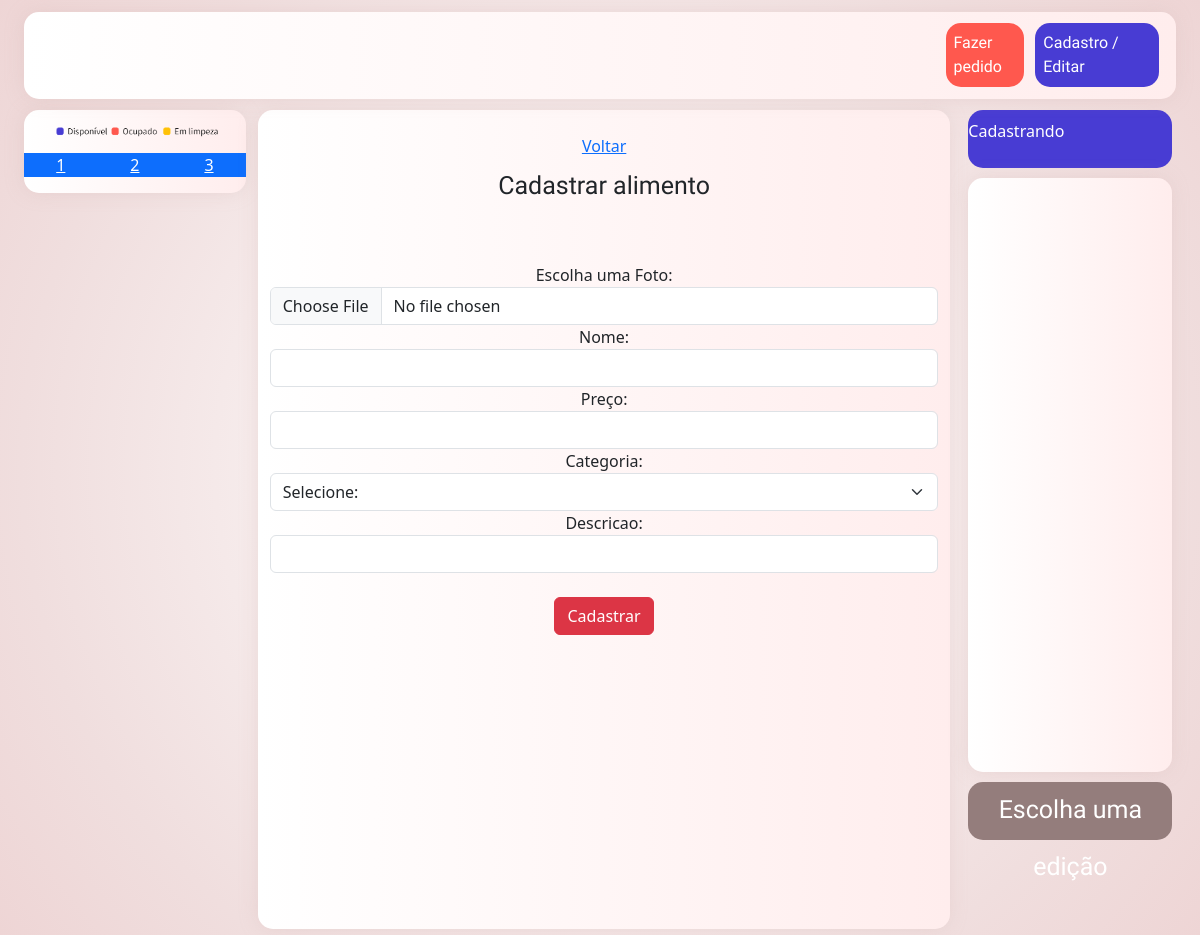
Screenshot of /back-end/cadastrar_comida.php with the database file from the repository.
### tables this page shows
CREATE TABLE `mesa` (
  `idMesa` int(11) NOT NULL,
  `idStatusMesa` int(11) NOT NULL
);

### back-end/cadastrar_comida.php (the view, shortened to what this page needs)
<?php
include_once("conexao.php");
?>
<!DOCTYPE html>
<html lang="en">
<head>
    <link href="https://cdn.jsdelivr.net/npm/bootstrap@5.3.0-alpha1/dist/css/bootstrap.min.css" rel="stylesheet">
    <link rel="stylesheet" href="css/style.css">
    <link rel="stylesheet" href="css/style_categoria.css">
</head>
<body>
    <div class="container-fluid containerPrincipal">
        <div class="row linha1 justify-content-center">
            <div class="col coluna-nav">
                <div class="botoes">
                    <a href="index.php" class="botao1">Fazer pedido</a>
                    <a href="cadastros.php" class="botao2">Cadastro / Editar</a>
                </div>
            </div>
        </div>
        <div class="row linha2">
            <div class="col-4 order-first interface1">
                <div class="row justify-content-around">
                    <div class="col-md-12 col_comanda">
                        <div class="row">
                            <div class="col">
                                <div class="imagem_legenda">
                                    <img src="image/Legenda.png" class="img-fluid ">
                                </div>
                            </div>
                        </div>
                        <div class="row justify-content-around">
                            <?php
                            $sql = "SELECT * FROM mesa ORDER BY idMesa";
                            $result = $conn->query($sql);
                            while ($row = mysqli_fetch_assoc($result)) {
                                $idStatusMesa = $row['idStatusMesa'];
                                if ($idStatusMesa == 1) {
                            ?>
                                    <?php
                                    if (!isset($idMesa)) {
                                    ?>
                                        <div class="col-md-4 text-center mb-3 bg-primary">
                                            <a class=" text-white" href="<?php echo 'index.php?id=' . $row['idMesa'] ?>"><?php echo $row['idMesa']; ?></a>
                                        </div>
                                    <?php
                                    } else {
                                    ?>
                                        <div class="col-md-4 text-center mb-3">
                                            <p class="bg-primary text-white"><?php echo $row['idMesa'] ?></p>
                                        </div>
                                    <?php
                                    }
                                    ?>
                                <?php
                                } else {
                                ?>
                                    <div class="col-md-4 text-center mb-3">
                                        <p class="bg-danger text-white"><?php echo $row['idMesa'] ?></p>
                                    </div>
                            <?php
                                }
                            }
                            ?>
                        </div>
                    </div>
                </div>
            </div>
            <div class="col-4 interface2">
                <div class="row justify-content-center text center mt-4 mb-5">
                    <div class="col-md-8">
                        <a href="cadastros.php">Voltar</a>
                        <div class="texto1 text-dark">Cadastrar alimento</div>
                    </div>
                </div>
                <div class="row mb-3">
                    <form action="" method="POST" enctype="multipart/form-data">
                        <label for="" class="text-dark">Escolha uma Foto:</label>
                        <input type="file" class="form-control">
                        <label for="" class="text-dark">Nome:</label>
                        <input type="text" class="form-control" name="nome">
                        <label for="" class="text-dark">Preço:</label>
                        <input type="text" class="form-control" name="preco">
                        <label for="" class="text-dark">Categoria:</label>
                        <select class="form-select" name="categoria">
                            <option value="" selected>Selecione:</option>
                        </select>
                        <label for="" class="text-dark">Descricao:</label>
                        <input type="text" class="form-control" name="desc">
                        <input type="submit" name="submit" class="btn btn-danger mt-4" value="Cadastrar">
                    </form>
                </div>
            </div>
            <div class="col-4 order-last interface3">
                <div class="tamanho_interface3">
                    <div class="col coluna1 d-flex align-items-center ">
                        <p class='text-ceNter'>Cadastrando</p>
                    </div>
                    <div class="col coluna2"></div>
                    <div class="col coluna4">Escolha uma edição</div>
                </div>
            </div>
        </div>
</body>
</html>

### back-end/css/style.css (style rules this page uses)
body { background: rgb(255, 255, 255); background: radial-gradient(circle, rgba(255, 255, 255, 1) 0%, rgba(240, 222, 222, 1) 76%, rgba(238, 213, 213, 1) 100%); background-size: contain; height: 100%; width: 100%; }
.botao1 { margin-top: auto; word-wrap: break-word; width: 7%; text-decoration: none; margin-bottom: auto; height: 100%; font-family: 'Lexend', sans-serif; background-color: #FF584E; color: #fff; border-radius: 15px; padding: 0.7%; border: none; }
.botao2 { margin-top: auto; text-decoration: none; margin-bottom: auto; color: #fff; border: none; background-color: #483CD3; word-wrap: break-word; height: 100%; width: 11%; padding: 0.7%; border-radius: 15px; font-family: 'Lexend', sans-serif; margin-left: 1%; }
.botoes { display: flex; justify-content: end; margin-right: 0.5%; }
.coluna-nav { z-index: 1; padding: 1%; background: rgb(255, 255, 255); background: linear-gradient(90deg, rgba(255, 255, 255, 1) 0%, rgba(255, 237, 237, 1) 100%); color: #fff; justify-content: 'right'; height: 100%; border-radius: 15px; -webkit-box-shadow: -1px 0px 20px -3px rgba(205, 171, 168, 0.35); -moz-box-shadow: -1px 0px 20px -3px rgba(205, 171, 168, 0.35); box-shadow: -1px 0px 20px -3px rgba(205, 171, 168, 0.35); }
.linha1 { margin: 1%; width: auto; height: auto; }
.linha2 { margin-left: 1%; width: 99.5%; height: 825px; word-wrap: break-word; }
.containerPrincipal { height: 100%; width: 100%; }
.interface1 { width: 19%; height: 100%; align-items: 'center'; margin-right: 1%; }
.interface2 { background: rgb(255, 255, 255); background: linear-gradient(90deg, rgba(255, 255, 255, 1) 0%, rgba(255, 237, 237, 1) 100%); padding-bottom: 5.3%; margin-right: 0.5%; color: #fff; height: 99.2%; text-align: center; width: 59.2%; border-radius: 15px; -webkit-box-shadow: -1px 0px 20px -3px rgba(205, 171, 168, 0.35); -moz-box-shadow: -1px 0px 20px -3px rgba(205, 171, 168, 0.35); box-shadow: -1px 0px 20px -3px rgba(205, 171, 168, 0.35); }
.interface3 { color: #fff; width: 19.5%; height: 100%; }
.tamanho_interface3 { height: 100%; width: 100%; }
.coluna1 { background-color: #947D7C; color: #fff; width: 100%; height: 7%; border-radius: 15px; margin-bottom: 5%; }
.coluna2 { background: rgb(255, 255, 255); background: linear-gradient(90deg, rgba(255, 255, 255, 1) 0%, rgba(255, 237, 237, 1) 100%); color: #947D7C; font-family: 'Lexend', sans-serif; text-align: center; line-height: 500%; width: 100%; height: 72%; border-radius: 15px; -webkit-box-shadow: -1px 0px 20px -3px rgba(205, 171, 168, 0.35); -moz-box-shadow: -1px 0px 20px -3px rgba(205, 171, 168, 0.35); box-shadow: -1px 0px 20px -3px rgba(205, 171, 168, 0.35); margin-bottom: 5%; }
.coluna4 { color: #fff; width: 100%; height: 7%; border-radius: 15px; align-items: center; font-family: 'Lexend', sans-serif; background-color: #947D7C; font-size: 25px; text-align: center; line-height: 225%; }
.col_comanda { background: rgb(255, 255, 255); background: linear-gradient(90deg, rgba(255, 255, 255, 1) 0%, rgba(255, 237, 237, 1) 100%); height: 100%; width: 100%; border-radius: 15px; -webkit-box-shadow: -1px 0px 20px -3px rgba(205, 171, 168, 0.35); -moz-box-shadow: -1px 0px 20px -3px rgba(205, 171, 168, 0.35); box-shadow: -1px 0px 20px -3px rgba(205, 171, 168, 0.35); margin-right: 0.5%; }
.texto1 { font-family: 'Lexend', sans-serif; font-size: 25px; text-align: center; line-height: 225%; }

### rows the page displays
mesa: idMesa "1"
mesa: idMesa "2"
mesa: idMesa "3"
